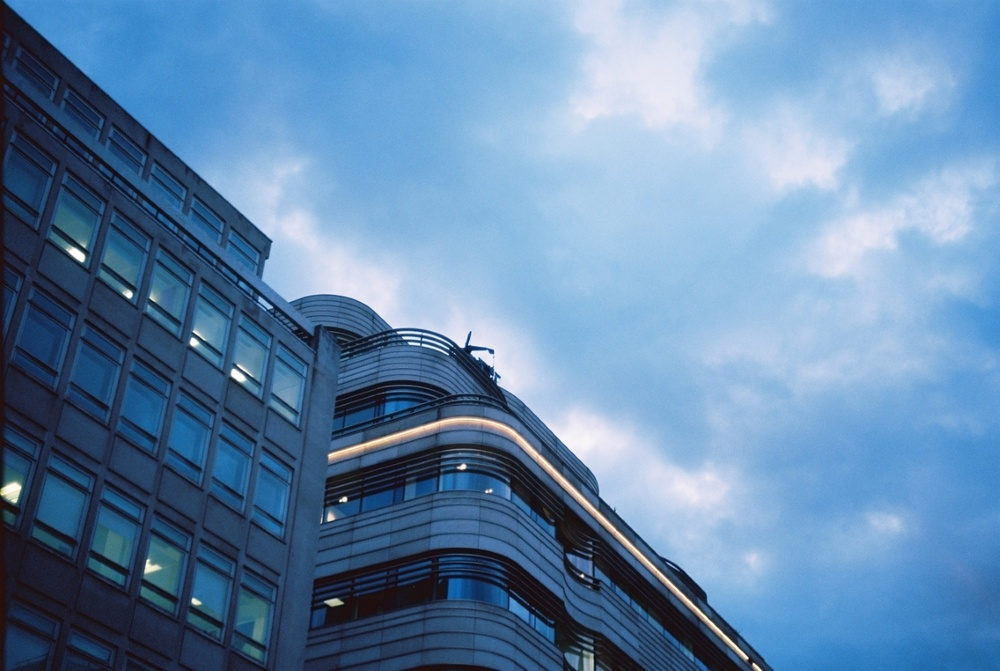
#> input picture Other/ComputerVision/LND01.jpg, 1000 x 671 px, shrunk from 1228 x 824 before the run, found by its file name
$ python cvTest.py
#> lines starting #> are read from the running program, lines starting #| are printed output that depends on the picture
import cv2

img_grayscale = cv2.imread("Other\ComputerVision\LND01.jpg", 0)
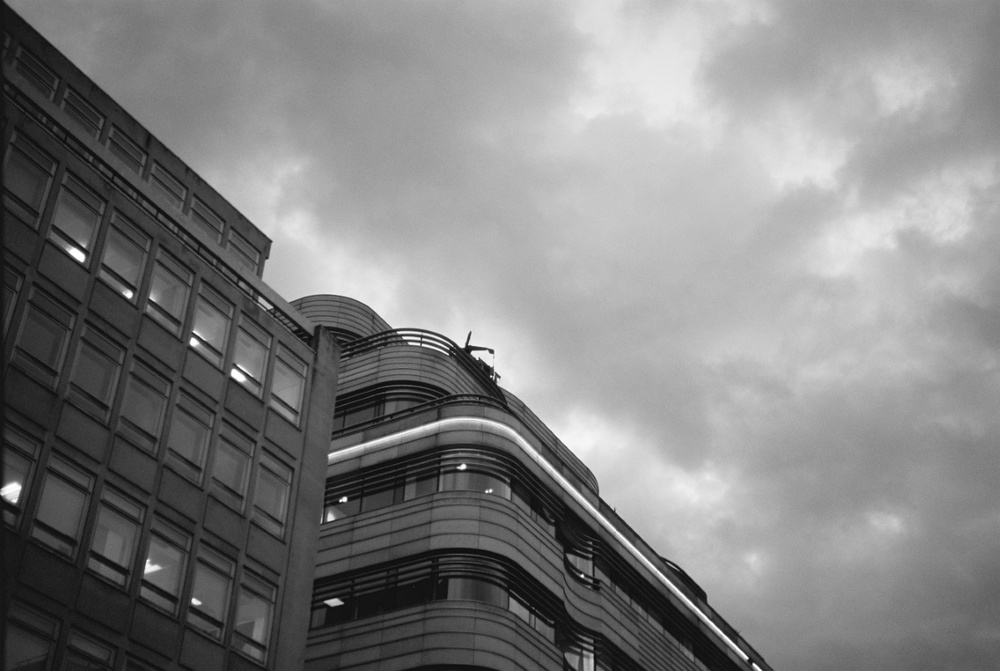
#> img_grayscale: shape (671, 1000); min 9, max 255, mean 128.7

cv2.imshow("grayscale image", img_grayscale)

cv2.waitKey(0)

cv2.destroyAllWindows()

cv2.imwrite("grayscaleImg", img_grayscale)
